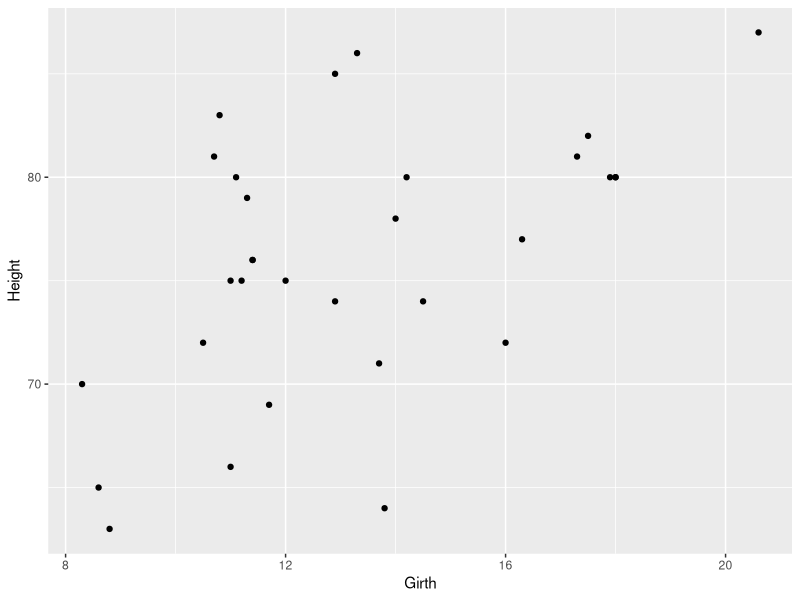
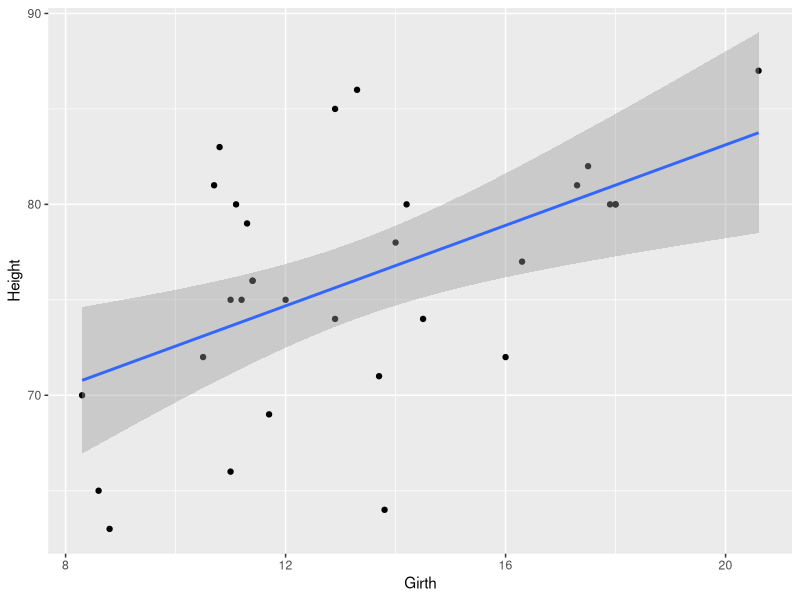

Source code (R) for these figures, in order:
#how to use built in datasets of R
data() # all datasets in R
View(CO2) #to view datasets in R console
View(PlantGrowth)
View(iris)
View(mtcars)
View(trees)
View(npk) #NPK data for fictorial design


head(CO2) #to show the first 6 rows of the data
names(CO2) #to show the names of columns
nrow(CO2) #to look for number of rows
ncol(CO2)  #to look for number of columns

install.packages("writexl") #to save .xlsx files
library(writexl)
# save the co2 data in test_1 file
write_xlsx(CO2, path = "C:\\Users\\SAMIA NOREEN\\Desktop\\test_1\\CO2.xlsx") #to commont files
# lets make a graph (geomPLot) of tree data
library(ggplot2) #to plot the graph and figure
ggplot(trees, aes(Girth, Height))+geom_point()
# to find the type of trend in data use geom_smooth method
ggplot(trees, aes(Girth, Height))+geom_point()+geom_smooth(method = "lm")


